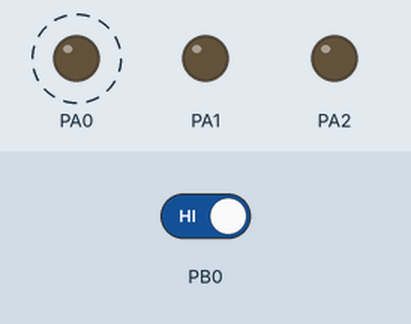
Recording of a program running on a simulated ATmega128, built with avr-gcc and emulated at 16 MHz. Parts: output pins drawn as LEDs (lit = HIGH). Dashed ring = blinking. The inputs (shaded band) are chosen by the test bench; at power-on: PB0 HIGH.

Above: at 2.8 s.
2.9 s: PB0 driven LOW
At 3.25 s:
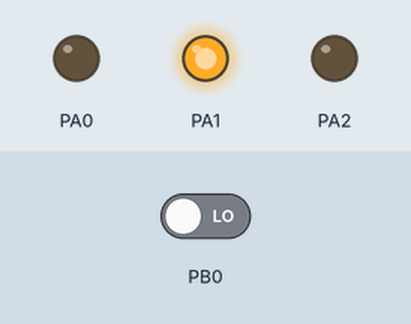
At 4.25 s:
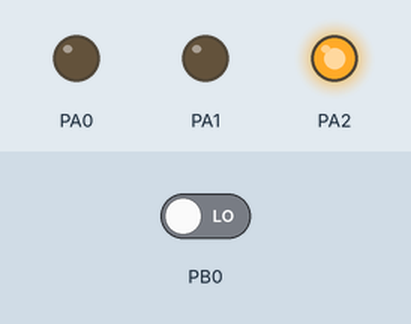
7.0 s: PB0 driven HIGH
At 7.25 s:
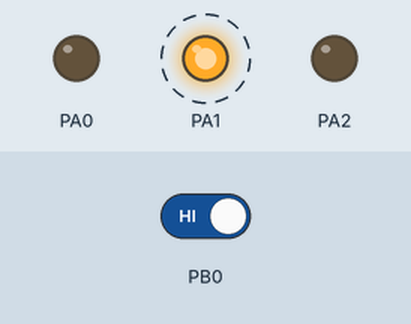
Timing chart, 0 to 16.5 s (numbered marks = the images above; inputs shaded):
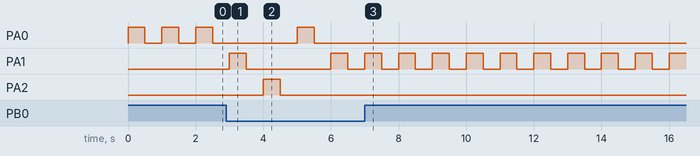

Measured:
- after the input at 2.9 s, PA1: alternates HIGH for 0.50 s and LOW for 2.5 s, starting after 0.10 s; PA2: LOW → HIGH after 1.1 s, → LOW 0.50 s later
- after the input at 7.0 s, PA0, PA2: stops changing and stays LOW; PA1: alternates HIGH for 0.50 s and LOW for 0.50 s, starting at once

The program:

main.c
```c
/*
 * test01.c
 *
 * Created: 2024-03-20 오전 11:42:05
 * Author : boysb
 */
#define F_CPU 16000000L // 16M로 CPU define 정의, Board에 대한 Clock 정보
#include <avr/io.h>
#include <avr/delay.h>
#include <util/delay.h>
#define __delay_t 500

void TogglePinA(int n, double dl) // n : n번째 bit, dl : delay in ㎧ mili-second
{
	char b = 1 << n; // n 번만큼 bit Shite left
	PORTA |= b; // PORTA의 n번째 bit를 High 로 출력, PORTA는 Type이 없음. 상수처럼 취급해야 함.
	_delay_ms(__delay_t);
	PORTA &= ~b; // PORTA의 n번째 bit를 Low 로 출력
	_delay_ms(__delay_t);
}

int main(void) // main 하나만 탑재됨. main 이 시작지점
{/*
    /* Replace with your application code */
	// DDRA |= 0X01; // A port의 0번째 bit를 출력용으로 사용, 나머지는 입력, DDRA는 입출력 Resister (PORTA는 port) 0은 입력, 1은 출력 1111 1110, (|= bit or 연산), 기존에 무엇이 나가건 간에
	// DDRA |= 0X02; // A port의 1번째 bit를 출력용으로 사용, 나머지는 입력
	// DDRA |= 0X03; // A port의 0,1번째 bit를 출력용으로 사용, 나머지는 입력, 동시에 깜빡임. 0000 0011로 되어서
	//DDRA |= 0x01;
	/*DDRA |= 0x02;
	DDRA |= 0x04; 순차적 진행*/
	DDRA |= 0x07; // A port 의 0,1,2번째 bit를 출력으로 사용 (07H = 0000 0111)
	DDRB &= ~0x01; // DDR 설정 레지스터, PORTB의 0번째 bit를 입력용으로 사용, 나머지는 그대로 유지 나머지를 반전 1111 1110 마지막 bit를 입력으로 사용
    int mode = 0; // mode1 : Red mode2 : Yellow mode3 : Grean flash

    while (1) // 무한 Loop가 기본, embedded programing의 기본임.
    {
	    // if(PINB & 0x01 == 1) // Switch를 눌러야 1, 아니면 0. 1이라는 의미는 Switch pull(not push) 스위치가 안눌려 졌을때 1, 눌려졌을때 0(0이면 동작이 안된다. 일반적인 'C' 프로그램이 아니다.) Swith가 안눌렸을때 true
	    if(!(PINB & 0x01 == 1)) // Swith가 눌렸을때 true
		{
		    mode++;
			if(mode >= 3) mode = 0; // 3에 도달 됬을때는 그때 0으로, int mode가 stack에 쌓이는데 다른 메모리 영역, 요인에 의해서 변경될 가능성이 있다.
			 // 3을 넘어서면 0이 되지 않는다. 여유를 준다 == >  >=로 변경, 한문장에 ++과 연산식을 동시에 넣지 않도록.
		}
		switch(mode)
		{
			case 0 :
			TogglePinA(0,__delay_t); // PORTA의 0번째 bit 점멸
			break;
			case 1 :
			TogglePinA(1,__delay_t); // PORTA의 1번째 bit 점멸
			break;
			case 2 :
			TogglePinA(2,__delay_t); // PORTA의 2번째 bit 점멸
			break;
			default : mode = 0; // 변경될수 있으니 마지막에 0으로 돌아가게 끔. 안전한 프로그래밍 방식이다.
		}
		/*PORTA |= 0x01;
		_delay_ms(500);
		PORTA &= ~0x01;
		_delay_ms(500);
		PORTA |= 0x02;
		_delay_ms(500);
		PORTA &= ~0x02;
		_delay_ms(500);
		PORTA |= 0x04;
		_delay_ms(500);
		PORTA &= ~0x04;
		_delay_ms(500);*/
		// PORTA |= 0x01; // PORTA 8bit 출력 Resister, PORTA의 0번째 bit를 High로 출력
		// PORTA |= 0x02; // PORTA의 1번째 bit를 High로 출력
		// PORTA |= 0x03; // PORTA의 0,1번째 bit를 High로 출력
		//_delay_ms(500);
		// PORTA &= ~0x01; // PORTA의 0번째 bit를 Low로 출력
		// PORTA &= ~0x02; // PORTA의 1번째 bit를 Low로 출력
		// PORTA &= ~0x03; // PORTA의 0,1번째 bit를 Low로 출력
		//_delay_ms(500);
		/*PORTA |= 0x01;
		_delay_ms(500);
		PORTA &= 0x01;
		_delay_ms(500);
		PORTA |= 0x02;
		_delay_ms(500);
		PORTA &= 0x02;
		_delay_ms(500);
		PORTA |= 0x04;
		_delay_ms(500);
		PORTA &= 0x04;
		_delay_ms(500); 순차적 진행*/
	}
}
/*XXXX XXXX bit or(|=) 수행시 출력은 3번째 bit
  0000 0100 PORTA |= 0x04
  1111 1011 PORTA &=~ 0x04 */
```
